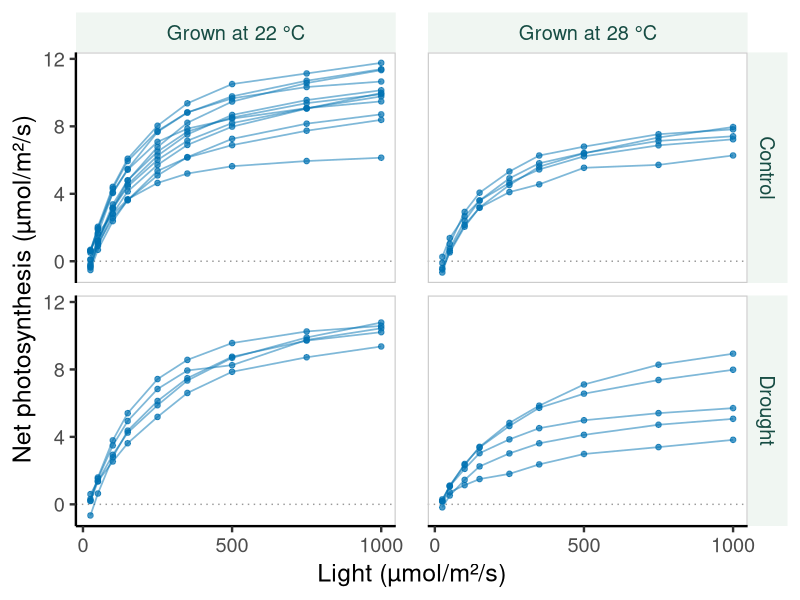

Recreate this plot in R.
# Figure of the introductory slides on the photosynthesis data. Run from the folder
# Case Studies/Photosynthesis with Rscript slides/assets/figures.R; writes into
# slides/assets/. Needs ggplot2. Input: PhotosynthesisArabidopsisRaw.csv.

library(ggplot2)

assets = "slides/assets"

photo = read.csv("PhotosynthesisArabidopsisRaw.csv")
photo$Temperature = factor(photo$T, levels = c("LT", "HT"),
                           labels = c("Grown at 22 °C", "Grown at 28 °C"))
photo$Water = factor(photo$W, levels = c("C", "D"), labels = c("Control", "Drought"))

# Light response curves: one line per plant, one panel per combination of treatments.
curves_plot = ggplot(photo, aes(x = I, y = P, group = Replicate)) +
  geom_hline(yintercept = 0, colour = "grey60", linetype = "dotted") +
  geom_line(colour = "#0072B2", alpha = 0.5, linewidth = 0.6) +
  geom_point(colour = "#0072B2", alpha = 0.7, size = 1.6) +
  facet_grid(Water ~ Temperature) +
  scale_x_continuous(breaks = c(0, 500, 1000)) +
  labs(x = "Light (µmol/m²/s)", y = "Net photosynthesis (µmol/m²/s)") +
  theme_classic(base_size = 18) +
  theme(strip.background = element_rect(fill = "#f0f6f2", colour = NA),
        strip.text = element_text(colour = "#164c43"),
        panel.border = element_rect(fill = NA, colour = "grey80"),
        panel.spacing.x = unit(1.6, "lines"))

ggsave(file.path(assets, "curves.png"), curves_plot, width = 7, height = 5.6, dpi = 200)
